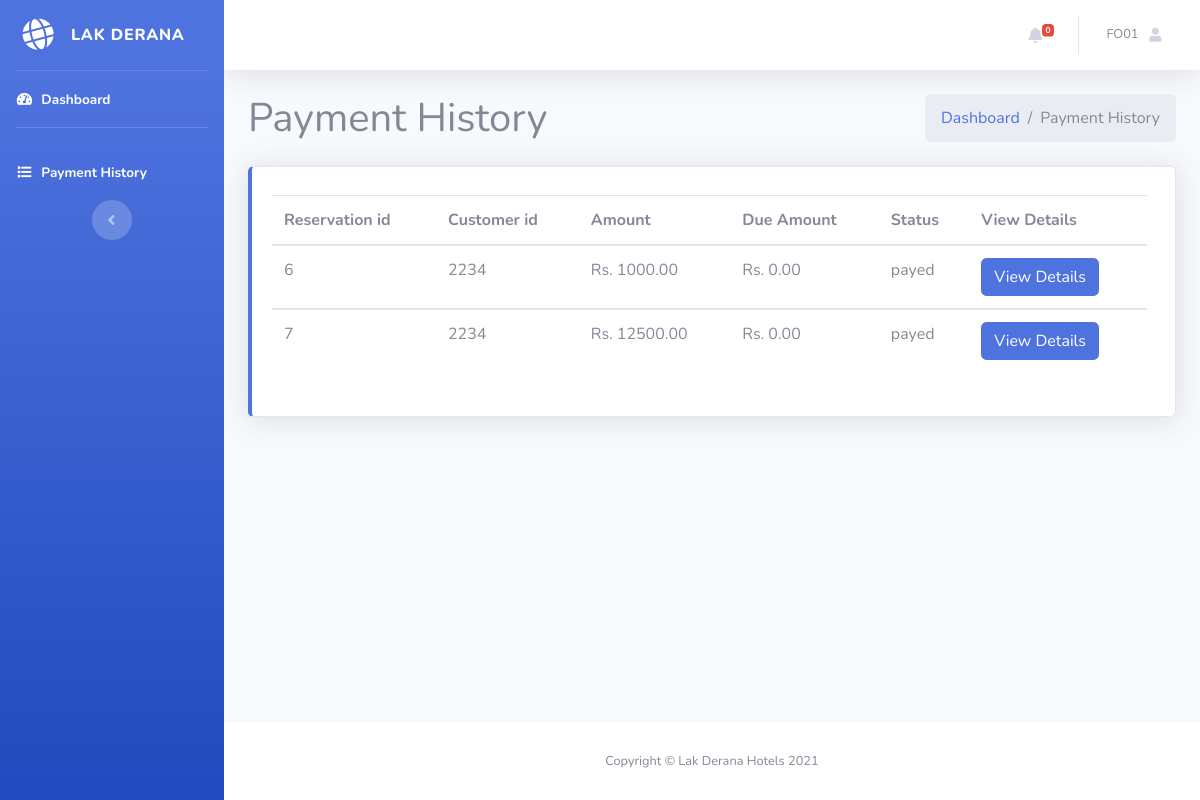
The page /ACC_Dashboard/report.php (signed in) on the database its author committed.
### tables this page shows
CREATE TABLE `reservation` (
  `id` int(11) NOT NULL,
  `cuss_id` varchar(255) NOT NULL,
  `child` int(255) NOT NULL,
  `adult` int(255) NOT NULL,
  `check_in` date NOT NULL,
  `check_out` date NOT NULL,
  `rooms` varchar(255) NOT NULL,
  `total` varchar(100) NOT NULL,
  `payed` varchar(100) NOT NULL,
  `due` varchar(100) NOT NULL,
  `status` varchar(100) NOT NULL
);

### ACC_Dashboard/report.php (the view, shortened to what this page needs)
<?php
include('includes/header.php');
include('includes/navbar.php');
require '../config.php';
?>
<div class="content-header">
        <div class="container-fluid">
            <div class="row mb-2">
                <div class="col-sm-6">
                    <h1 class="m-0">Payment History</h1>
                </div>
                <div class="col-sm-6">
                    <ol class="breadcrumb float-sm-right">
                        <li class="breadcrumb-item"><a href="index.php">Dashboard</a></li>
                        <li class="breadcrumb-item active">Payment History</li>
                    </ol>
                </div>
            </div>
        </div>
    </div>
<div class="container-fluid">
<div class="row">
<div class="col-xl-12 col-md-6 mb-4">
  <div class="card border-left-primary shadow h-100 py-2">
    <div class="card-body">
      <div class="row no-gutters align-items-center">
        <div class="col mr-2">
        <?php
          $query = "SELECT * FROM reservation where payed='payed'";
          $query_run = mysqli_query($conn, $query);
        ?>
        <table class="table table-hover">
          <thead>
            <th scope="col">Reservation id</th>
            <th scope="col">Customer id</th>
            <th scope="col">Amount</th>
            <th scope="col">Due Amount</th>
            <th scope="col">Status</th>
            <th scope="col">View Details</th>
          </thead>
        <?php
          if($query_run)
          {
            foreach($query_run as $row)
            {
        ?>
          <tbody>
            <td><?php echo $row['id'];?></td>
            <td><?php echo $row['cuss_id'];?></td>
            <td>Rs. <?php echo $row['total'];?>.00</td>
            <td>Rs. <?php echo $row['due'];?>.00</td>
            <td><?php echo $row['payed'];?></td>
            <td>
              <button type="button" class="btn btn-primary view_data" id="<?php echo $row["id"];?>" name="view" value="view">View Details</button>
            </td>
          </tbody>
        <?php
            }
          }
          else
          {
            echo "no fines";
          }
        ?>
        </table>
        </div>
      </div>
    </div>
  </div>
</div>
</div>
</div>
</div>
<?php
include('includes/footer.php');
?>

### rows shown on the page
reservation: id "6", cuss "2234", total "1000", due "0", payed "payed"
reservation: id "7", cuss "2234", total "12500", due "0", payed "payed"

### other values the page prints
$_SESSION['id'] "FO01"
